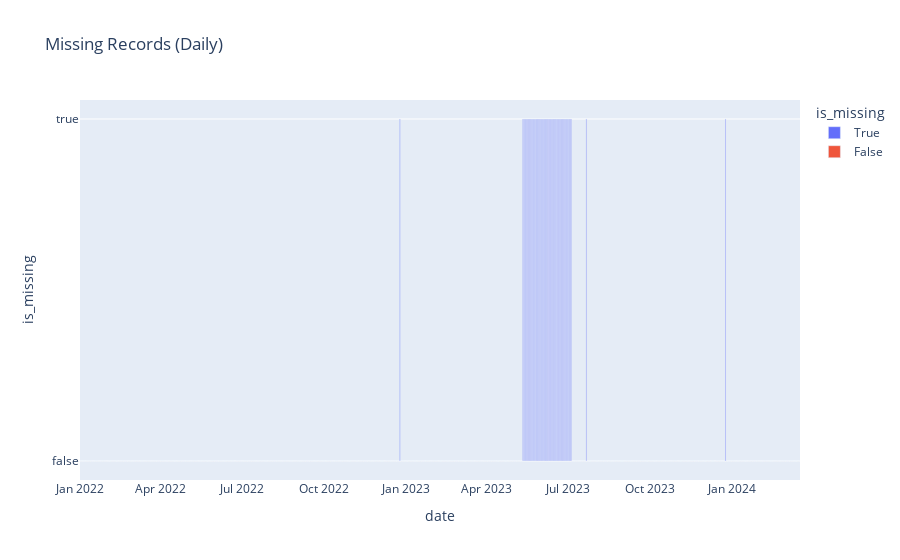

This figure's notebook cell:
### Code cell
px.bar(missing_df, x="date", y="is_missing", title="Missing Records (Daily)", color="is_missing")

### Figure 1 — Plotly figure (JSON) as saved in the notebook; plotly's stock layout.template omitted (floating-point values rounded to 4 significant figures; data arrays with more than 128 entries replaced by an {"elided": "..."} marker saying what was removed)
{"data": [{"alignmentgroup": "True", "hovertemplate": "is_missing=%{y}<br>date=%{x}<extra></extra>", "legendgroup": "True", "marker": {"color": "#636efa", "pattern": {"shape": ""}}, "name": "True", "offsetgroup": "True", "orientation": "v", "showlegend": true, "textposition": "auto", "type": "bar", "x": ["2022-12-25T00:00:00", "2023-05-12T00:00:00", "2023-05-13T00:00:00", "2023-05-14T00:00:00", "2023-05-15T00:00:00", "2023-05-16T00:00:00", "2023-05-17T00:00:00", "2023-05-18T00:00:00", "2023-05-19T00:00:00", "2023-05-20T00:00:00", "2023-05-21T00:00:00", "2023-05-22T00:00:00", "2023-05-23T00:00:00", "2023-05-24T00:00:00", "2023-05-25T00:00:00", "2023-05-26T00:00:00", "2023-05-27T00:00:00", "2023-05-28T00:00:00", "2023-05-29T00:00:00", "2023-05-30T00:00:00", "2023-05-31T00:00:00", "2023-06-01T00:00:00", "2023-06-02T00:00:00", "2023-06-03T00:00:00", "2023-06-04T00:00:00", "2023-06-05T00:00:00", "2023-06-06T00:00:00", "2023-06-07T00:00:00", "2023-06-08T00:00:00", "2023-06-09T00:00:00", "2023-06-10T00:00:00", "2023-06-11T00:00:00", "2023-06-12T00:00:00", "2023-06-13T00:00:00", "2023-06-14T00:00:00", "2023-06-15T00:00:00", "2023-06-16T00:00:00", "2023-06-17T00:00:00", "2023-06-18T00:00:00", "2023-06-19T00:00:00", "2023-06-20T00:00:00", "2023-06-21T00:00:00", "2023-06-22T00:00:00", "2023-06-23T00:00:00", "2023-06-24T00:00:00", "2023-06-25T00:00:00", "2023-06-26T00:00:00", "2023-06-27T00:00:00", "2023-06-28T00:00:00", "2023-06-29T00:00:00", "2023-06-30T00:00:00", "2023-07-01T00:00:00", "2023-07-02T00:00:00", "2023-07-03T00:00:00", "2023-07-04T00:00:00", "2023-07-05T00:00:00", "2023-07-22T00:00:00", "2023-12-25T00:00:00"], "xaxis": "x", "y": [true, true, true, true, true, true, true, true, true, true, true, true, true, true, true, true, true, true, true, true, true, true, true, true, true, true, true, true, true, true, true, true, true, true, true, true, true, true, true, true, true, true, true, true, true, true, true, true, true, true, true, true, true, true, true, true, true, true], "yaxis": "y"}, {"alignmentgroup": "True", "hovertemplate": "is_missing=%{y}<br>date=%{x}<extra></extra>", "legendgroup": "False", "marker": {"color": "#EF553B", "pattern": {"shape": ""}}, "name": "False", "offsetgroup": "False", "orientation": "v", "showlegend": true, "textposition": "auto", "type": "bar", "x": {"elided": "749 str values"}, "xaxis": "x", "y": {"elided": "749 bool values"}, "yaxis": "y"}], "layout": {"barmode": "relative", "legend": {"title": {"text": "is_missing"}, "tracegroupgap": 0}, "title": {"text": "Missing Records (Daily)"}, "xaxis": {"anchor": "y", "domain": [0, 1], "title": {"text": "date"}}, "yaxis": {"anchor": "x", "categoryarray": [false, true], "categoryorder": "array", "domain": [0, 1], "title": {"text": "is_missing"}}}}
